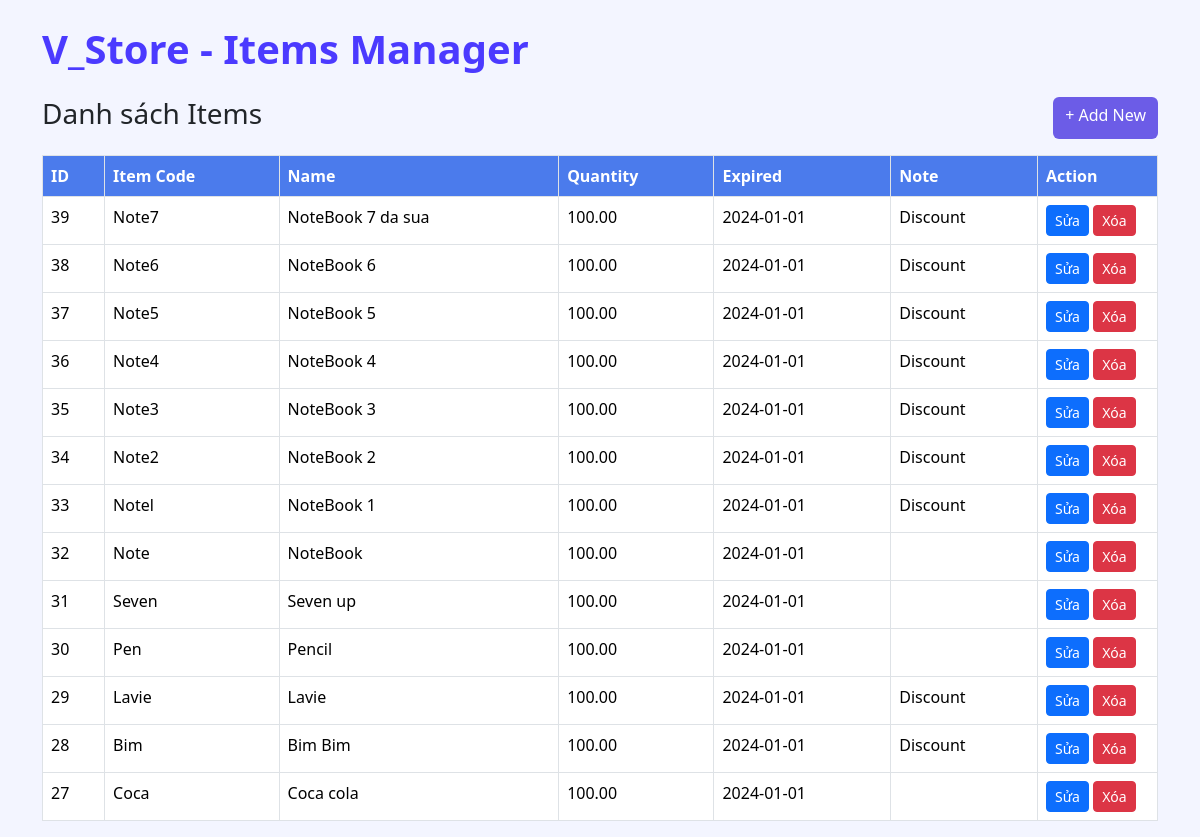
Page /exam/index.php on the committed database.
### tables this page shows
CREATE TABLE `item_sale` (
  `id` int NOT NULL,
  `item_code` varchar(6) NOT NULL,
  `item_name` varchar(50) NOT NULL,
  `quantity` decimal(10,2) DEFAULT NULL,
  `expried_date` date DEFAULT NULL,
  `note` varchar(60) DEFAULT NULL
);

### exam/index.php (the view, shortened to what this page needs)
<?php
$host = "localhost";
$user = "root";
$pass = "root";
$dbname = "v_store";
$table = "item_sale";
$conn = new mysqli($host, $user, $pass, $dbname);
$conn->set_charset("utf8mb4");
$mode = $_GET["mode"] ?? "list";
$items = $conn->query("SELECT * FROM $table ORDER BY id DESC");
?>
<!DOCTYPE html>
<html lang="vi">
<head>
<link href="https://cdn.jsdelivr.net/npm/bootstrap@5.3.3/dist/css/bootstrap.min.css" rel="stylesheet">
</head>
<body>
<div class="container">
    <h1>V_Store - Items Manager</h1>
    <?php if ($mode === "list"): ?>
        <div class="d-flex justify-content-between mt-4">
            <h3>Danh sách Items</h3>
            <a href="index.php?mode=add" class="btn btn-add text-white">+ Add New</a>
        </div>
        <table class="table table-bordered table-hover mt-3">
            <thead>
                <tr>
                    <th>ID</th>
                    <th>Item Code</th>
                    <th>Name</th>
                    <th>Quantity</th>
                    <th>Expired</th>
                    <th>Note</th>
                    <th width="120">Action</th>
                </tr>
            </thead>
            <tbody>
                <?php while ($r = $items->fetch_assoc()): ?>
                    <tr>
                        <td><?= $r["id"] ?></td>
                        <td><?= $r["item_code"] ?></td>
                        <td><?= $r["item_name"] ?></td>
                        <td><?= $r["quantity"] ?></td>
                        <td><?= $r["expried_date"] ?></td>
                        <td><?= $r["note"] ?></td>
                        <td>
                            <a href="index.php?mode=edit&id=<?= $r['id'] ?>" class="btn btn-sm btn-primary">Sửa</a>
                            <a onclick="return confirm('Xóa item này?');"
                               href="index.php?mode=delete&id=<?= $r['id'] ?>"
                               class="btn btn-sm btn-danger">Xóa</a>
                        </td>
                    </tr>
                <?php endwhile; ?>
            </tbody>
        </table>
    <?php endif; ?>
</div>
</body>
</html>

### exam/index.php (style rules this page uses)
body { background:#f3f5ff; }
.container { margin-top: 25px; }
h1 { color:#4b3aff; font-weight:700; }
.table th { background:#4b7bec; color:white; }
.btn-add { background:#6c5ce7; border:none; }

### rows in the picture
item_sale: id "39", item_code "Note7", item_name "NoteBook 7 da sua", quantity "100.00", expried_date "2024-01-01", note "Discount"
item_sale: id "38", item_code "Note6", item_name "NoteBook 6", quantity "100.00", expried_date "2024-01-01", note "Discount"
item_sale: id "37", item_code "Note5", item_name "NoteBook 5", quantity "100.00", expried_date "2024-01-01", note "Discount"
item_sale: id "36", item_code "Note4", item_name "NoteBook 4", quantity "100.00", expried_date "2024-01-01", note "Discount"
item_sale: id "35", item_code "Note3", item_name "NoteBook 3", quantity "100.00", expried_date "2024-01-01", note "Discount"
item_sale: id "34", item_code "Note2", item_name "NoteBook 2", quantity "100.00", expried_date "2024-01-01", note "Discount"
item_sale: id "33", item_code "Notel", item_name "NoteBook 1", quantity "100.00", expried_date "2024-01-01", note "Discount"
item_sale: id "32", item_code "Note", item_name "NoteBook", quantity "100.00", expried_date "2024-01-01"
item_sale: id "31", item_code "Seven", item_name "Seven up", quantity "100.00", expried_date "2024-01-01"
item_sale: id "30", item_code "Pen", item_name "Pencil", quantity "100.00", expried_date "2024-01-01"
item_sale: id "29", item_code "Lavie", item_name "Lavie", quantity "100.00", expried_date "2024-01-01", note "Discount"
item_sale: id "28", item_code "Bim", item_name "Bim Bim", quantity "100.00", expried_date "2024-01-01", note "Discount"
item_sale: id "27", item_code "Coca", item_name "Coca cola", quantity "100.00", expried_date "2024-01-01"
